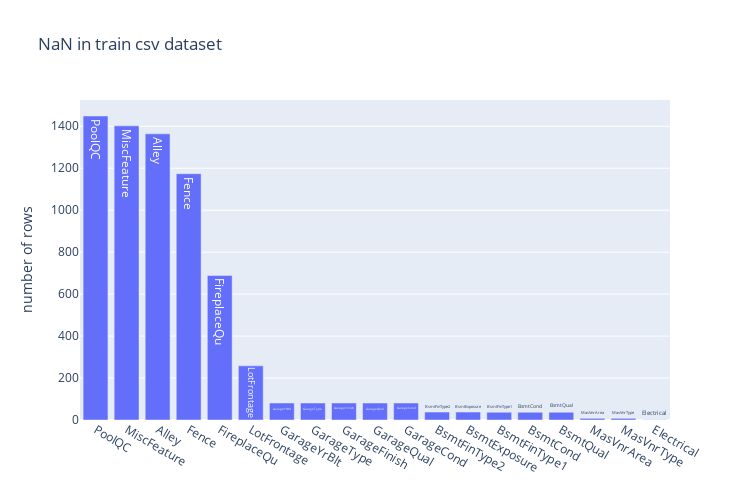

Write notebook code for a chart like this one.
### Markdown cell above
# Another Method to Visualize Missing Value using Bar Chart

### Code cell
# plotly

import chart_studio.plotly as py
import chart_studio
import plotly.graph_objs as go
from plotly import tools
from plotly.offline import init_notebook_mode, iplot
init_notebook_mode(connected=True)

train_null = pd.DataFrame()
train_null['missing'] = train.isnull().sum()[train.isnull().sum() > 0].sort_values(ascending=False)

trace1 = go.Bar(x = train_null.index, 
                y = train_null['missing'],
                name="df_train", 
                text = train_null.index)

data = [trace1]

layout = dict(title = "NaN in train csv dataset", 
              xaxis=dict(ticklen=10, zeroline= False),
              yaxis=dict(title = "number of rows", side='left', ticklen=10,),                                  
              legend=dict(orientation="v", x=1.05, y=1.0),
              autosize=False, width=750, height=500,
              barmode='stack'
              )

fig = dict(data = data, layout = layout)
iplot(fig)

### Figure 1 — Plotly figure (JSON) as saved in the notebook; plotly's stock layout.template omitted (floating-point values rounded to 4 significant figures)
{"data": [{"name": "df_train", "text": ["PoolQC", "MiscFeature", "Alley", "Fence", "FireplaceQu", "LotFrontage", "GarageYrBlt", "GarageType", "GarageFinish", "GarageQual", "GarageCond", "BsmtFinType2", "BsmtExposure", "BsmtFinType1", "BsmtCond", "BsmtQual", "MasVnrArea", "MasVnrType", "Electrical"], "type": "bar", "x": ["PoolQC", "MiscFeature", "Alley", "Fence", "FireplaceQu", "LotFrontage", "GarageYrBlt", "GarageType", "GarageFinish", "GarageQual", "GarageCond", "BsmtFinType2", "BsmtExposure", "BsmtFinType1", "BsmtCond", "BsmtQual", "MasVnrArea", "MasVnrType", "Electrical"], "y": [1449, 1402, 1364, 1174, 689, 258, 81, 81, 81, 81, 81, 38, 38, 37, 37, 37, 8, 8, 1]}], "layout": {"autosize": false, "barmode": "stack", "height": 500, "legend": {"orientation": "v", "x": 1.05, "y": 1}, "title": {"text": "NaN in train csv dataset"}, "width": 750, "xaxis": {"ticklen": 10, "zeroline": false}, "yaxis": {"side": "left", "ticklen": 10, "title": {"text": "number of rows"}}}}
